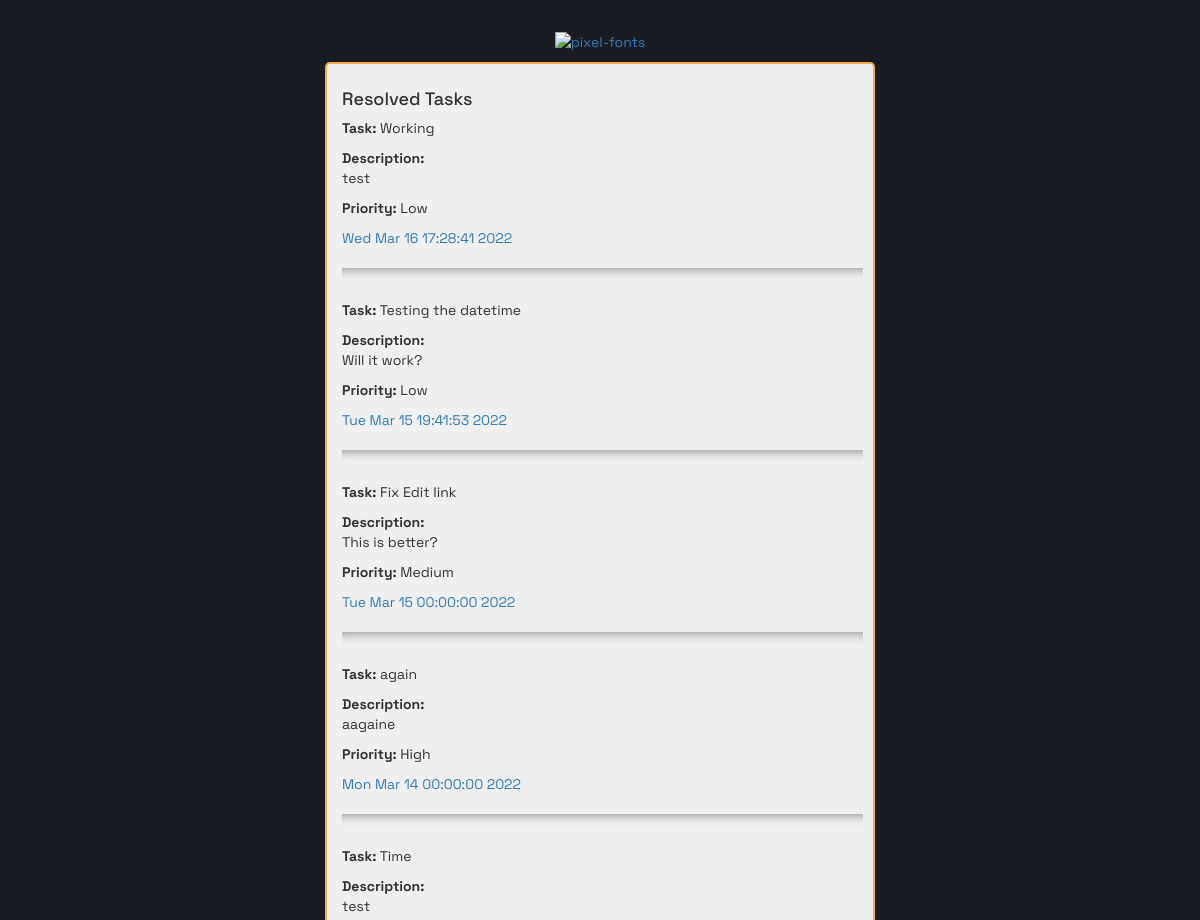
/resolved (upper part), run on an earlier commit of the app's database.
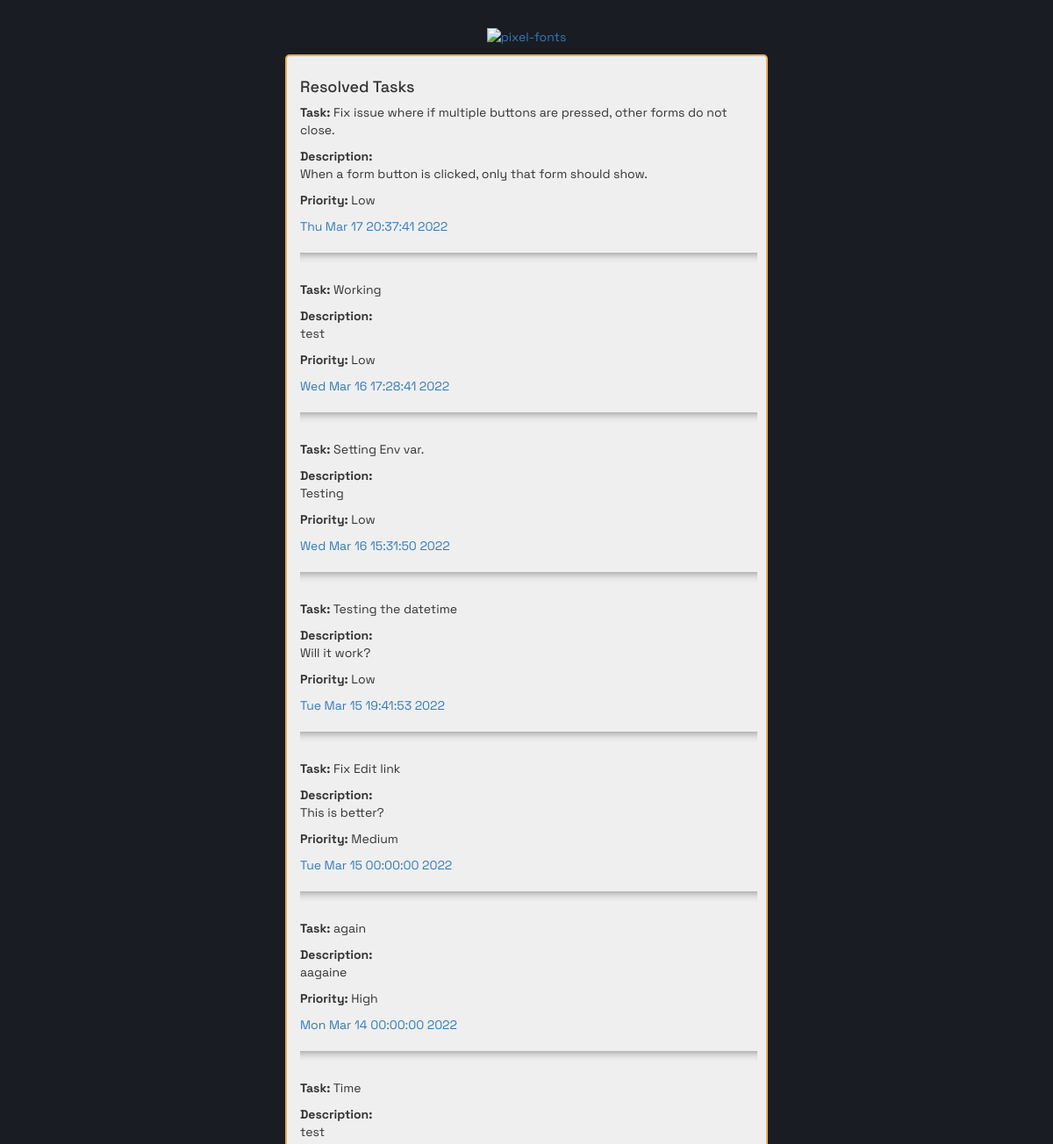
And on a later commit of the database.
### main.py (models this page shows)
class TodoApp(db.Model):
    id = db.Column(db.Integer, primary_key=True)
    title = db.Column(db.String(100))
    description = db.Column(db.String(500))
    priority = db.Column(db.String(25))
    date = db.Column(db.String(100))
    resolved = db.Column(db.Integer)

### main.py (the view)
@app.route("/resolved")
def show_resolved():
    resolved_todos = TodoApp.query.filter(TodoApp.resolved == 1).all()
    return render_template("resolved.html", todos=resolved_todos)

### templates/resolved.html (shortened to what this page needs)
{% extends "layout.html" %}
{% block content %}
<div class="top">
    <a href="{{ url_for('home')}}"><img src="https://fontmeme.com/permalink/220317/2dc3c3e95c7d38ec2e43737cc6438fbc.png" alt="pixel-fonts" border="0"></a>
</div>
<div class="container">
    <div class="row">
        <h4>Resolved Tasks</h4>
        {% for todo in todos|reverse %}
        <div class="square">
            <p><strong>Task:</strong> {{ todo.title }}</p>
            <p><strong>Description:</strong> <br> {{ todo.description }}</p>
            <p><strong>Priority:</strong> {{ todo.priority }}</p>
             <a title="task" href="#">{{ todo.date }}</a>
            <hr>
        </div>
        {% endfor %}
    </div>
</div>
{% endblock %}

What changed in the data, as far as the page shows it:
added TodoApp: title "Fix issue where if multiple buttons are pressed, other forms do not close.", description "When a form button is clicked, only that form should show.", priority "Low", date "Thu Mar 17 20:37:41 2022"
now on this page (row edited): TodoApp: title "Setting Env var.", description "Testing", priority "Low", date "Wed Mar 16 15:31:50 2022"
